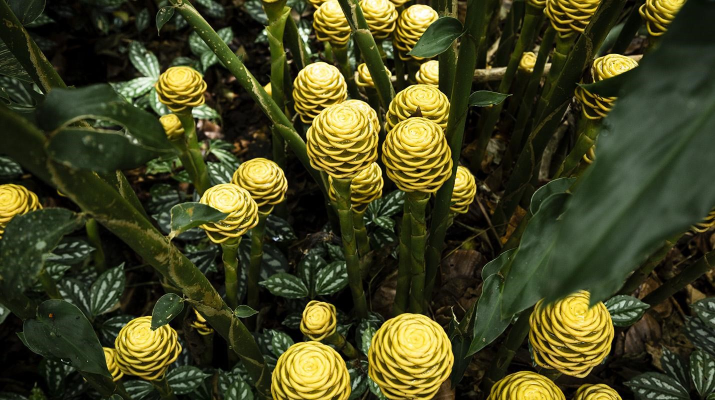
//> input picture cicek.jpg, 1430 x 800 px (shown at 1/2 size)
$ ./FindColour   (built with g++ and OpenCV 4)
//> lines starting //> are read from the running program, lines starting //| are printed output that depends on the picture; after the words box and inside, x2 and y2 are one past the last pixel; in counts of white or black regions, pixels touching at a corner belong together
#include "opencv2/imgcodecs.hpp"
#include "opencv2/highgui.hpp"
#include "opencv2/imgproc.hpp"
#include <iostream>

using namespace std;

int main() {

	cv::Mat lastPic, imgHSV, mask;
	int hmin = 4, smin = 0, vmin = 130;
	int hmax = 29, smax = 255, vmax = 255;

	string path = "cicek.jpg";
	cv::Mat img = cv::imread(path);
//> img is the input picture: 800 rows x 1430 cols, CV_8UC3; mean B, G, R 31.9, 68, 67.1
	cv::resize(img, lastPic,cv::Size(), 0.7, 0.7);
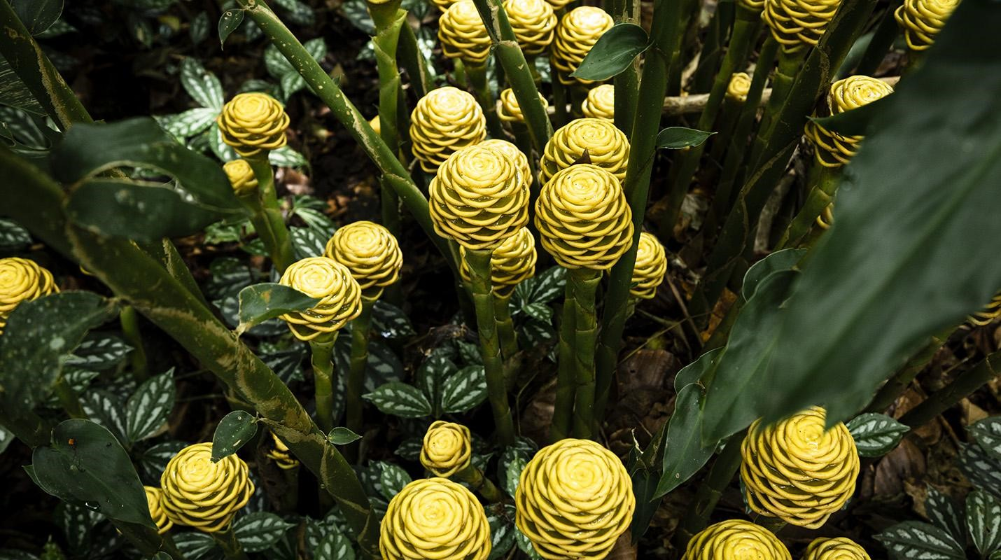
//> lastPic: 560 rows x 1001 cols, CV_8UC3; mean B, G, R 31.8, 67.9, 67

	cv::cvtColor(lastPic, imgHSV, cv::COLOR_BGR2HSV);
//> imgHSV: 560 rows x 1001 cols, CV_8UC3; mean H, S, V 36, 147.3, 72.8

	// [10 lines of commented-out code are left out]

	while (true) {
		cv::Scalar lower(hmin, smin, vmin);
		cv::Scalar upper(hmax, smax, vmax);
		cv::inRange(imgHSV, lower, upper, mask);
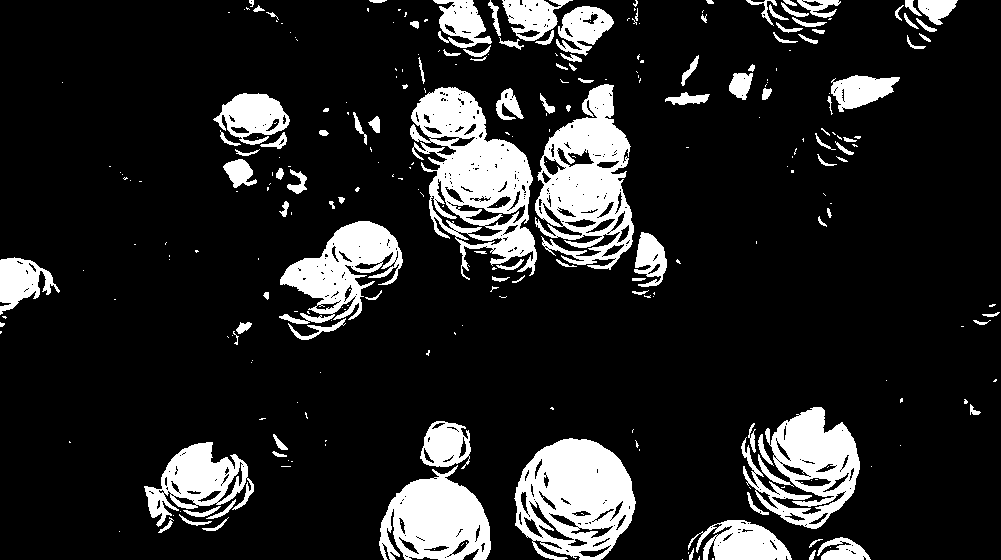
//> mask: 560 rows x 1001 cols, CV_8UC1; 14.7% white; 276 white regions (165 under 20 px), largest, box (x1, y1, x2, y2) and area: (410, 87, 537, 280) 11552, (535, 84, 634, 270) 9931, (514, 438, 636, 560) 9801

		cv::imshow("Original", lastPic);
		cv::imshow("HSV", imgHSV);
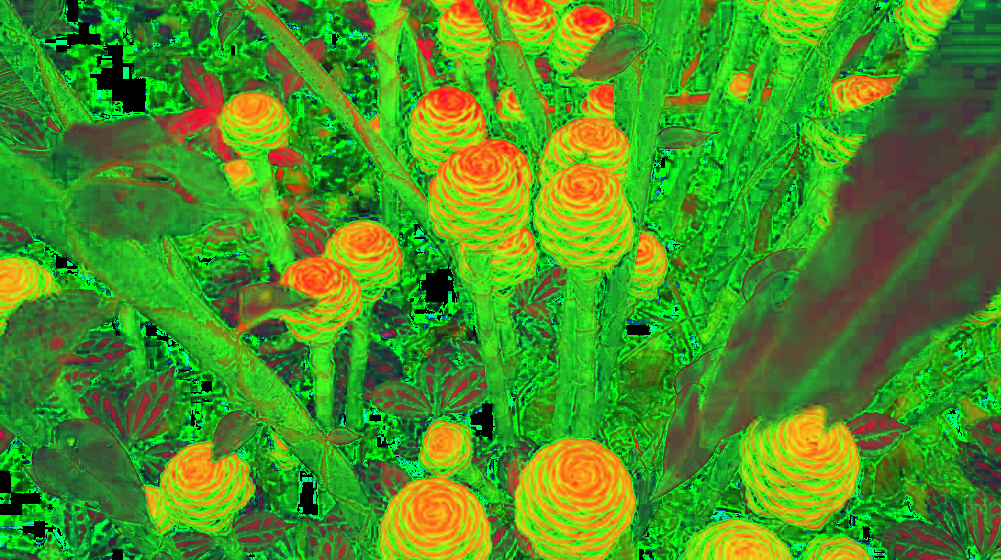
//> window 'HSV': 560 rows x 1001 cols, CV_8UC3; mean B, G, R 36, 147.3, 72.8
		cv::imshow("Mask", mask);
		cv::waitKey(1);
	}

	return 0;
}
